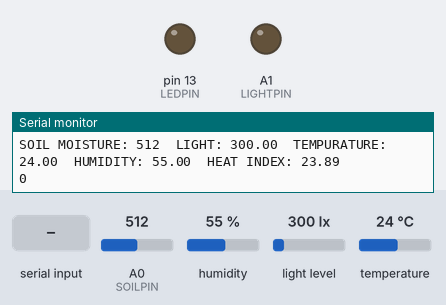
This sketch was run on a simulated Arduino Uno, built with avr-gcc and run on an emulated ATmega328P. On the bench: output pins drawn as LEDs (lit = HIGH), the last lines printed to the serial monitor. Inputs (shaded band) come from the test bench; at power-on: A0 (SOILPIN) = 512, humidity 55 %, light level 300 lx, temperature 24 °C.

Above: at 1.2 s.
1.3 s: "1" received over Serial
At 3.2 s:
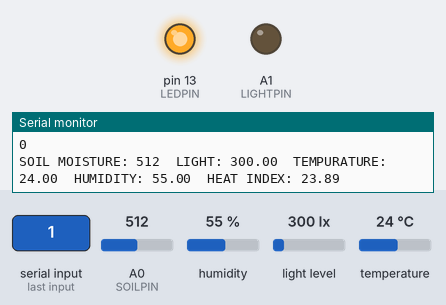
3.5 s: "0" received over Serial
At 5.4 s:
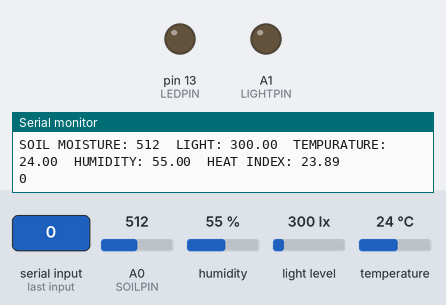
Timing chart, 0 to 6.9 s (numbered marks = the images above; inputs shaded):
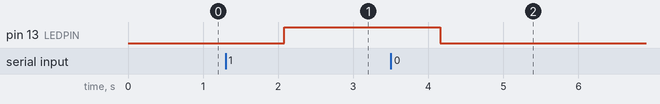

Measured:
- after the input at 1.3 s, pin 13 (LEDPIN): LOW → HIGH after 0.78 s
- after the input at 3.5 s, pin 13 (LEDPIN): HIGH → LOW after 0.66 s

The sketch:

plantamagotchi.ino
```cpp
#include <DHT.h>
#include <DHT_U.h>
#include <BH1750.h>

#define DHTPIN 3
#define SOILPIN A0
#define LIGHTPIN A1
#define LEDPIN 13
#define DHTTYPE DHT11

int minSoilMoisture = 200;
int maxSoilMoisture = 600;

DHT dht(DHTPIN, DHTTYPE);
BH1750 lightMeter;

void setup() {
  pinMode(LEDPIN, OUTPUT);
  pinMode(LIGHTPIN, OUTPUT);

  Wire.begin();
  lightMeter.begin();

  Serial.begin(9600);
  while (!Serial){
    delay(200);
  }

  dht.begin();
}

void loop() {
  float airTemperature;
  float airHumidity;
  float heatIndex;
  float light;
  int soilMoisture;
  bool validAirConditions;
  bool plantHappy;

  if(Serial.available() > 0){
    char state = Serial.read();
    if (state == '1'){
      digitalWrite(LEDPIN, HIGH);
    }
    if(state == '0'){
      digitalWrite(LEDPIN, LOW);
    }
  }

  validAirConditions = getAirConditions(&airTemperature, &airHumidity, &heatIndex);
  if( !validAirConditions ){
    return;
  }

  soilMoisture = getSoilMoisture();
  light = getLight();

  Serial.println(String("SOIL MOISTURE: ") + soilMoisture + String("\tLIGHT: ") + light + String("\tTEMPURATURE: ") + airTemperature + String("\tHUMIDITY: ") + airHumidity + String("\tHEAT INDEX: ") + heatIndex);
  plantHappy = isPlantHappy(airTemperature,soilMoisture);
  Serial.println(plantHappy);

  delay(1000);
}

bool getAirConditions(float *temperature, float *humidity, float *heatIndex){
  *temperature = dht.readTemperature();
  *humidity = dht.readHumidity();
  bool ret = true;
  if (isnan(*temperature) || isnan(*humidity)){
    ret = false;
  }
  *heatIndex = dht.computeHeatIndex(*temperature, *humidity, false);
  return ret;
}

float getLight(){
  float rawLightSensor = lightMeter.readLightLevel();
  return rawLightSensor;
}

int getSoilMoisture(){
  int soilSensorOutput = analogRead(SOILPIN);
  //return map(constrain(soilSensorOutput, minSoilMoisture, maxSoilMoisture), minSoilMoisture, maxSoilMoisture, 0, 255);
  return soilSensorOutput;
}

bool isPlantHappy(float airTemperature, int soilMoisture){
  bool temperatureOk;
  bool soilMoistureOk;

  if (airTemperature >= 18.00 && airTemperature <= 32.00) temperatureOk = true;//Temperaturas mínimas e máximas para crescimento vegetativo de tomates (18º C & 32º C)
  else temperatureOk = false;
  if(soilMoisture >= 170 && soilMoisture <= 220) soilMoistureOk = true; //Umidade resgistrada pelo sensor de um tomate encharcado (~170) e de um tomate com a terra seca (~220)
  else soilMoistureOk = false;

  if(soilMoistureOk && temperatureOk){
  return true;
  } else {
  return false;
  }
}
```
